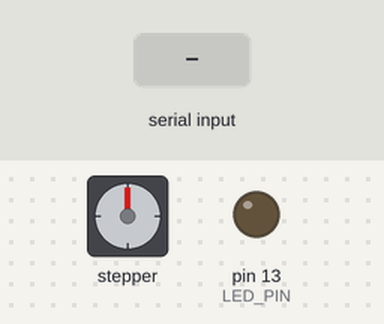
Recording of a program running on a simulated Arduino Uno, built with avr-gcc and run on an emulated ATmega328P. On the bench: stepper motor, output pins drawn as LEDs (lit = HIGH). The test bench sets the inputs (shaded band). Stepper angles assume 200 steps per turn; what the program prints to the serial monitor is not drawn.

Above: at 1.2 s.
1.3 s: byte 111 (OPEN) received over Serial
At 1.45 s:
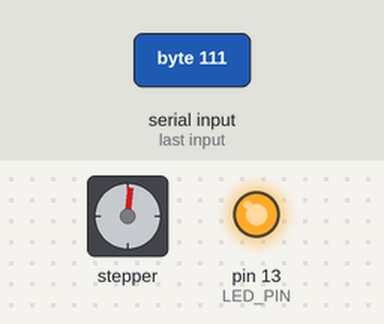
At 2.05 s:
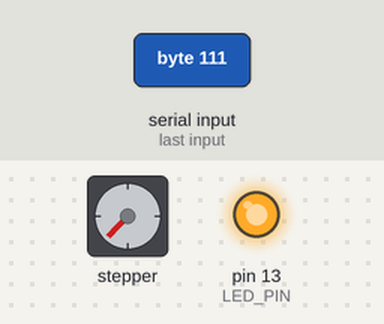
3.8 s: byte 99 (CLOSE) received over Serial
At 3.95 s:
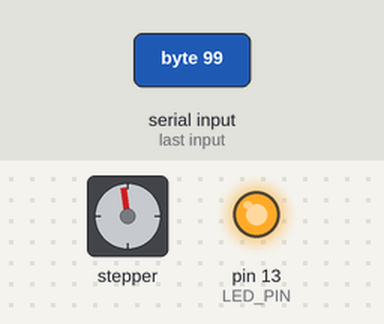
Timing chart, 0 to 6.8 s (numbered marks = the images above; inputs shaded):
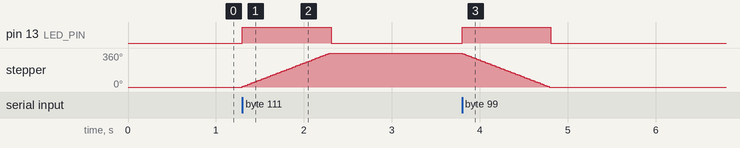

Measured:
- after the input at 1.3 s, pin 13 (LED_PIN): LOW → HIGH at once, → LOW 1.0 s later; stepper: turns 360° clockwise in 0.99 s, starting at once
- after the input at 3.8 s, pin 13 (LED_PIN): LOW → HIGH at once, → LOW 1.0 s later; stepper: turns 360° counter-clockwise in 0.99 s, starting at once

The program:

main.cpp
```cpp
/*
  * main.cpp
  * Stepper motor control over Serial monitor
  * Created on: 19-12-2022
  * Author: @kaminker
*/
#include <Arduino.h>
#include <Stepper.h>
#define BAUD_RATE 9600
#define LED_PIN 13

// Stepper motor settings
#define STEPS 200

// States
#define IDLE 0
#define OPENING 1
#define CLOSING 2
#define TIMEOUT 3

// Serial commands
#define OPEN 'o'
#define CLOSE 'c'

int8_t state = IDLE;
Stepper myStepper(STEPS, 8, 9, 10, 11);


void setup() {
  Serial.begin(BAUD_RATE);
  pinMode(LED_PIN, OUTPUT);
  Serial.println("Initialized");
  myStepper.setSpeed(60);
}

void loop() {
  switch (state)
  {
  case IDLE:
    if (Serial.available() > 0) {
      char command = Serial.read();
      if (command == OPEN) {
        state = OPENING;
      } else if (command == CLOSE) {
        state = CLOSING;
      }
    }
    break;
  case OPENING:
    digitalWrite(LED_PIN, HIGH);
    myStepper.step(STEPS);
    digitalWrite(LED_PIN, LOW);
    state = IDLE;
    break;
  case CLOSING:
    digitalWrite(LED_PIN, HIGH);
    myStepper.step(-STEPS);
    digitalWrite(LED_PIN, LOW);
    state = IDLE;
    break;
  case TIMEOUT:
    digitalWrite(LED_PIN, HIGH);
    delay(1000);
    digitalWrite(LED_PIN, LOW);
    delay(1000);
    break;
  default:
    break;
  }
}

// TODO: Remove blocking instructions & use AccelStepper library
```
